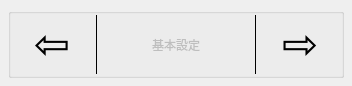
<?xml version="1.0" encoding="UTF-8"?>
<ui version="4.0">
 <class>Preferences</class>
 <widget class="QWidget" name="Preferences">
  <property name="geometry">
   <rect>
    <x>0</x>
    <y>0</y>
    <width>352</width>
    <height>77</height>
   </rect>
  </property>
  <property name="sizePolicy">
   <sizepolicy hsizetype="Preferred" vsizetype="Maximum">
    <horstretch>0</horstretch>
    <verstretch>0</verstretch>
   </sizepolicy>
  </property>
  <property name="windowTitle">
   <string>Form</string>
  </property>
  <layout class="QVBoxLayout" name="verticalLayout">
   <property name="spacing">
    <number>0</number>
   </property>
   <property name="leftMargin">
    <number>8</number>
   </property>
   <property name="topMargin">
    <number>8</number>
   </property>
   <property name="rightMargin">
    <number>8</number>
   </property>
   <property name="bottomMargin">
    <number>8</number>
   </property>
   <item>
    <widget class="QGroupBox" name="verticalGroupBox">
     <property name="flat">
      <bool>true</bool>
     </property>
     <layout class="QHBoxLayout" name="horizontalLayout_2">
      <property name="spacing">
       <number>3</number>
      </property>
      <property name="leftMargin">
       <number>1</number>
      </property>
      <property name="topMargin">
       <number>1</number>
      </property>
      <property name="rightMargin">
       <number>1</number>
      </property>
      <property name="bottomMargin">
       <number>1</number>
      </property>
      <item>
       <widget class="QPushButton" name="prev_button">
        <property name="enabled">
         <bool>true</bool>
        </property>
        <property name="minimumSize">
         <size>
          <width>48</width>
          <height>0</height>
         </size>
        </property>
        <property name="maximumSize">
         <size>
          <width>16777215</width>
          <height>16777215</height>
         </size>
        </property>
        <property name="font">
         <font>
          <family>Arial</family>
          <pointsize>32</pointsize>
         </font>
        </property>
        <property name="text">
         <string>⇦</string>
        </property>
        <property name="shortcut">
         <string>Left</string>
        </property>
        <property name="flat">
         <bool>true</bool>
        </property>
       </widget>
      </item>
      <item>
       <widget class="Line" name="line_3">
        <property name="frameShadow">
         <enum>QFrame::Plain</enum>
        </property>
        <property name="orientation">
         <enum>Qt::Vertical</enum>
        </property>
       </widget>
      </item>
      <item>
       <spacer name="horizontalSpacer">
        <property name="orientation">
         <enum>Qt::Horizontal</enum>
        </property>
        <property name="sizeHint" stdset="0">
         <size>
          <width>40</width>
          <height>20</height>
         </size>
        </property>
       </spacer>
      </item>
      <item>
       <widget class="QLabel" name="tab_label">
        <property name="enabled">
         <bool>false</bool>
        </property>
        <property name="text">
         <string>基本設定</string>
        </property>
       </widget>
      </item>
      <item>
       <spacer name="horizontalSpacer_2">
        <property name="orientation">
         <enum>Qt::Horizontal</enum>
        </property>
        <property name="sizeHint" stdset="0">
         <size>
          <width>40</width>
          <height>20</height>
         </size>
        </property>
       </spacer>
      </item>
      <item>
       <widget class="Line" name="line_5">
        <property name="frameShadow">
         <enum>QFrame::Plain</enum>
        </property>
        <property name="orientation">
         <enum>Qt::Vertical</enum>
        </property>
       </widget>
      </item>
      <item>
       <widget class="QPushButton" name="next_button">
        <property name="minimumSize">
         <size>
          <width>48</width>
          <height>0</height>
         </size>
        </property>
        <property name="maximumSize">
         <size>
          <width>16777215</width>
          <height>16777215</height>
         </size>
        </property>
        <property name="font">
         <font>
          <family>Arial</family>
          <pointsize>32</pointsize>
         </font>
        </property>
        <property name="text">
         <string>⇨</string>
        </property>
        <property name="shortcut">
         <string>Right</string>
        </property>
        <property name="flat">
         <bool>true</bool>
        </property>
       </widget>
      </item>
     </layout>
    </widget>
   </item>
   <item>
    <spacer name="verticalSpacer">
     <property name="orientation">
      <enum>Qt::Vertical</enum>
     </property>
     <property name="sizeHint" stdset="0">
      <size>
       <width>20</width>
       <height>134</height>
      </size>
     </property>
    </spacer>
   </item>
  </layout>
 </widget>
 <resources>
  <include location="../frame/pic.qrc"/>
 </resources>
 <connections/>
</ui>
